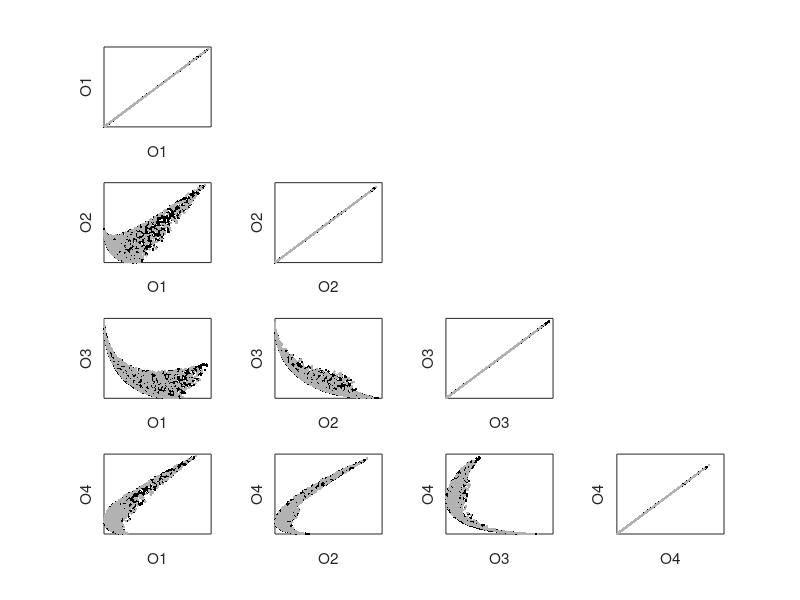

Recreate this plot in MATLAB.
hold on

% Load the ensemble files from disk -
ec_array_full = load("./data/ec_array.dat")
rank_array = load("./data/rank_array.dat")

% What is the ensemble?
idx_rank = find(rank_array==0)
ec_array_R0 = ec_array_full(:,idx_rank)

# How big is the ensemble -
[number_of_rows,number_of_cols] = size(ec_array_R0)

% # Rescale the ec_array -
% scaled_ec_array_R0 = zeros(number_of_rows,number_of_cols);
% for row_index = 1:number_of_rows
%
% 	min_value = min(ec_array_R0(row_index,:));
% 	max_value = max(ec_array_R0(row_index,:));
%
% 	for col_index = 1:number_of_cols
% 		scaled_ec_array_R0(row_index,col_index) = (ec_array_R0(row_index,col_index) - min_value)/(max_value - min_value);
% 	end
% end

% What is the ensemble?
idx_rank = find(rank_array==1)
ec_array_R1 = ec_array_full(:,idx_rank)

% # How big is the ensemble -
% [number_of_rows,number_of_cols] = size(ec_array_R1)
%
% # Rescale the ec_array -
% scaled_ec_array_R1 = zeros(number_of_rows,number_of_cols);
% for row_index = 1:number_of_rows
%
% 	min_value = min(ec_array_R1(row_index,:));
% 	max_value = max(ec_array_R1(row_index,:));
%
% 	for col_index = 1:number_of_cols
% 		scaled_ec_array_R1(row_index,col_index) = (ec_array_R1(row_index,col_index) - min_value)/(max_value - min_value);
% 	end
% end

scaled_ec_array_R0 = ec_array_R0
scaled_ec_array_R1 = ec_array_R1

% Go through the rows and cols and make the plots
offset = 0.1;
for row_index = 1:number_of_rows

  % Go through the cols -
	for col_index = 1:row_index

		% What is this index -
		INDEX = col_index+number_of_rows*(row_index-1);

		# make  plot -
		step_index_R0 = 1:2:length(ec_array_R0(1,:))
		step_index_R1 = 1:2:length(ec_array_R1(1,:))
		subplot(number_of_rows,number_of_rows,INDEX);
		plot(scaled_ec_array_R0(row_index,step_index_R0),scaled_ec_array_R0(col_index,step_index_R0),'k.',scaled_ec_array_R1(row_index,step_index_R1),scaled_ec_array_R1(col_index,step_index_R1),'.',"color",[0.7 0.7 0.7]);

		# write the axis -
		x_axis_label_string = ["O",num2str(col_index)];
		y_axis_label_string = ["O",num2str(row_index)];

		xlabel(x_axis_label_string);
		ylabel(y_axis_label_string);

		set(gca,'xtick',[])
		set(gca,'xticklabel',[])
		set(gca,'ytick',[])
		set(gca,"yticklabel",[])

	end
end
